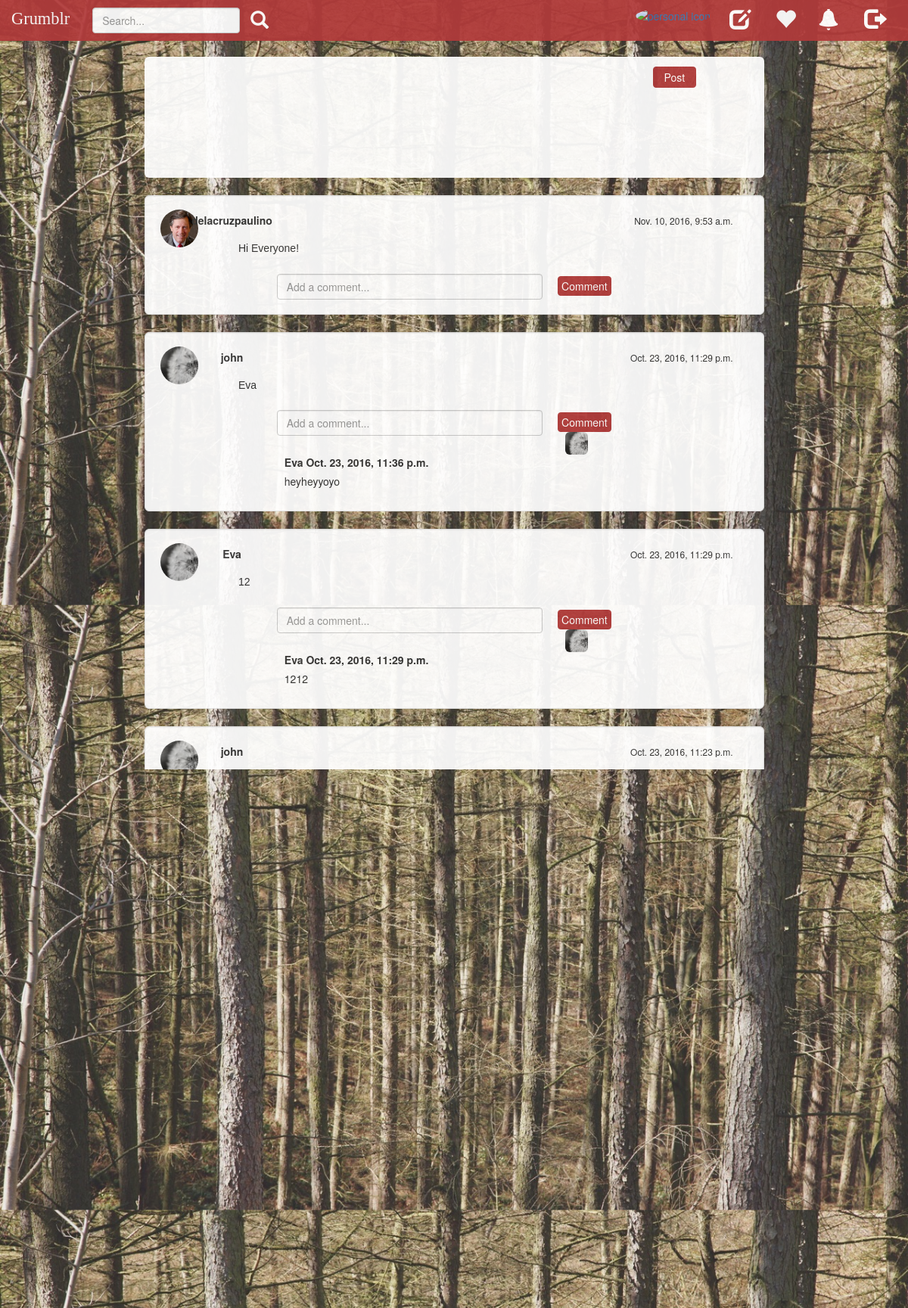
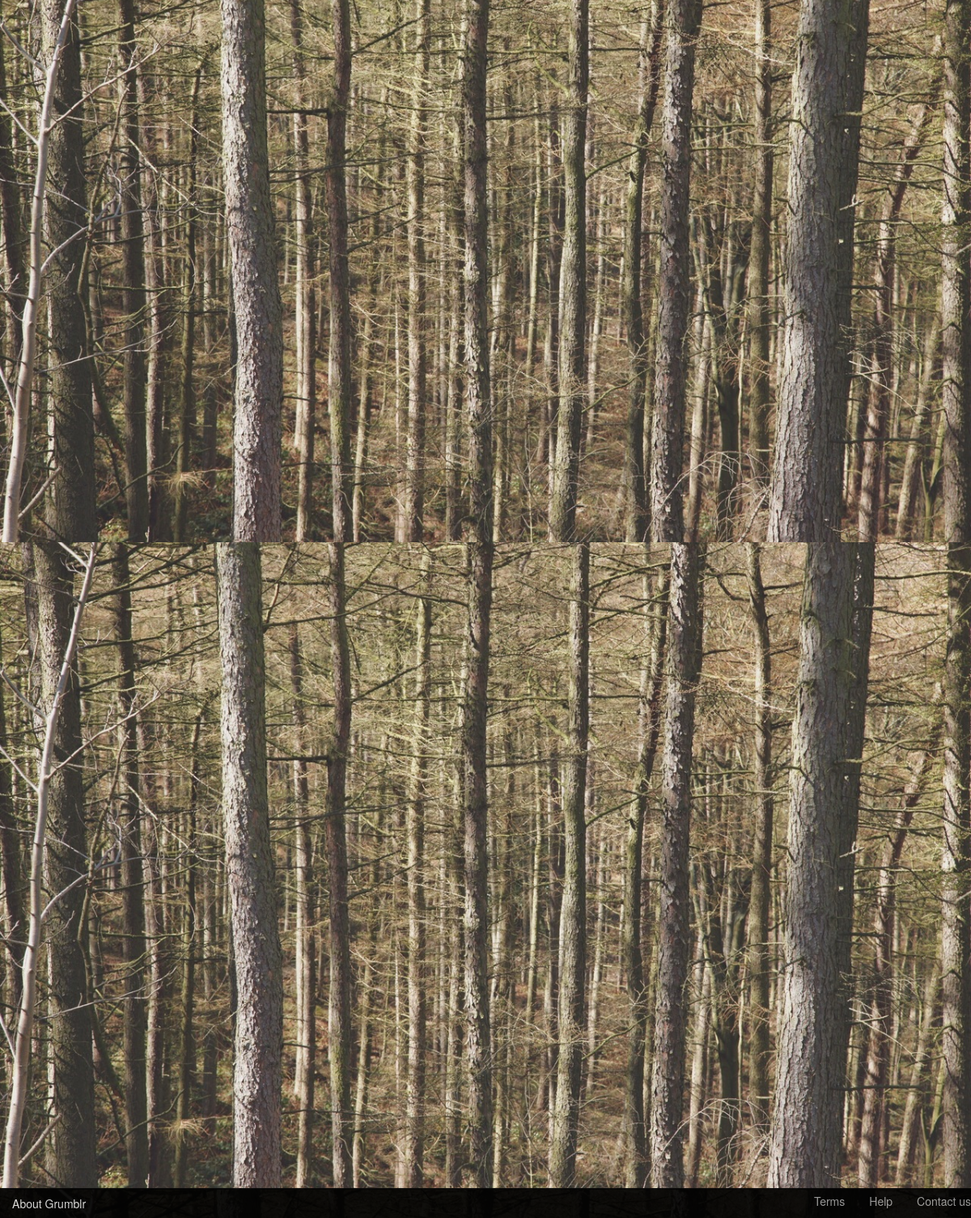
Screenshot of /profile/2 (signed in) with the database file from the repository (2 pictures, top to bottom).
### grumblr/models.py (models this page shows, shortened)
class Post(models.Model):
    text = models.CharField(max_length=42)
    user = models.ForeignKey(User)
    time = models.DateTimeField(auto_now_add=True, blank=True)

class Profile(models.Model):
    user = models.OneToOneField(
        User,
        on_delete=models.CASCADE,
        primary_key=True,
    )
    age = models.IntegerField(default=0,blank=True)
    bio = models.CharField(max_length=420, default='0',blank=True)
    picture = models.ImageField(upload_to="user-photos/",default='no-img.jpg',blank=True)
    follows = models.ManyToManyField('Profile', related_name='followed_by', symmetrical=False)

class Comment(models.Model):
    user = models.ForeignKey(User, related_name='comment_by')
    post = models.ForeignKey(Post, related_name='comment_of')
    content = models.CharField(max_length=200)
    time = models.DateTimeField(auto_now_add=True, blank=True)

### grumblr/views.py (the view)
# urls.py: url(r'^profile/(?P<id>\d+)$', views.profile, name='profile'),
@login_required
def profile(request, id):
    try:
        login_user = request.user
        current_user = User.objects.get(id=id)
        posts = Post.objects.filter(user=current_user).order_by('time').reverse()
        if login_user.profile in current_user.profile.followed_by.all():
            follow = 'unfollow'
        else:
            follow = 'follow'
        context = {'posts': posts, 'current_user': current_user, 'follow': follow}
        return render(request, "profile.html", context)
    except ObjectDoesNotExist:
        posts = Post.objects.filter().order_by('time').reverse()
        context = {'posts': posts}
        return render(request, "globalStream.html", context)

### templates/globalStream.html (shortened to what this page needs)
{% extends "base.html" %}
{% load staticfiles %}
{% block style %}
    <link href="{% static 'css/grumblr.css' %}" rel="stylesheet">
    <link href="{% static 'css/globalStream.css' %}" rel="stylesheet">
{% endblock %}
{% block navbar_header %}
    <a href=" " class="navbar-brand" href="#">Grumblr</a>
{% endblock %}
{% block navbar_right %}
    <ul class="nav navbar-nav navbar-right">
        <li>
            <div>
                <a href="{% url 'profile' user.id %}">
                    <img src="{{ user.profile.picture.url }}" class="img-circle" alt="personal icon" width="43"
                         height="43">
                </a>
            </div>
        </li>
        <li>
            <a type="button" class="btn btn-default btn-md btn-icon-left" href="{% url 'editProfile' %}">
                <span class="glyphicon glyphicon-edit" aria-hidden="true"></span>
            </a>
        </li>
        <li>
            <a type="button" class="btn btn-default btn-md btn-icon-left" href="{% url 'followStream' %}">
                <span class="glyphicon glyphicon-heart" aria-hidden="true"></span>
            </a>
        </li>
        <li>
            <button type="button" class="btn btn-default btn-md btn-icon-mid">
                <span class="glyphicon glyphicon-bell" aria-hidden="true"></span>
            </button>
        </li>
        <li>
            <a type="button" class="btn btn-default btn-md btn-icon-right" href="{% url 'userlogout' %}">
                <span class="glyphicon glyphicon-log-out" aria-hidden="true"></span>
            </a>
        </li>
    </ul>
{% endblock %}
{% block content %}
    <div id="submit_post" class="newpost-container">
        <form method="post" id="post_form" action="{% url 'post' %}">
            <div class="newpost-area">
                <button type="submit" name="post-form-button" class="btn btn-primary btn-post">Post</button>
            </div>
        </form>
    </div>
    <div id="global_post_list">
        {% for post in posts %}
            <div id="post-{{ post.id }}" class="well post-container">
                <a href="{% url 'profile' post.user.id %}" class="post-photo">
                    <img src="{{ post.user.profile.picture.url }}" class="img-circle" alt="personal icon" width="50"
                         height="50">
                </a>
                <div class="post-name">
                    <label>{{ post.user.username }}</label>
                </div>
                <div class="post-time">
                    <p>{{ post.time }}</p>
                </div>
                <div class="post-content">
                    <p>{{ post.text }}</p>
                </div>
                <div class="comments-container">
                    <form class="comment-form" method="post">
                        <br>
                        <div class="col-sm-9">
                            <input type="text" id="comment-input-{{ post.id }}" name="content" maxlength="200"
                                   placeholder="Add a comment..." class="form-control" required/>
                        </div>
                        <input type="submit" id="comment-btn-{{ post.id }}" class="btn btn-primary btn-comment" value="Comment">
                    </form>
                    <div class="container">
                        <ol id="comments-list-{{ post.id }}" class="comments-list">
                            {% for comment in post.comment_of.all %}
                                <li id="comment-{{ comment.id }}" class="comment">
                                    <div class="row">
                                        <div id="comment-userprofile" class="col-sm-1">
                                            <a href="{% url 'profile' comment.user.id %}" class="comment-photo">
                                                <img src="{{ comment.user.profile.picture.url }}" class="img-rounded"
                                                     alt="personal icon" width="30" height="30">
                                            </a>
                                        </div>
                                        <div class="col-sm-10 comment-text">
                                            <span><label id="comment-username">{{ comment.user.username }}</label></span>
                                            <span><label id="comment-time">{{ comment.time }}</label></span>
                                            <p id="comment-content">{{ comment.content }}</p>
                                        </div>
                                    </div>
                                </li>
                            {% endfor %}
                        </ol>
                    </div>
                    <br>
                </div>
            </div>
        {% endfor %}
    </div>
{% endblock %}

### static/css/grumblr.css (style rules this page uses)
body { padding-top: 40px; padding-bottom: 40px; background-color: #eee; }
.navbar-nav > li > a { padding-top: 5px !important; padding-bottom: 5px !important; }
.navbar-brand { color: white !important; font-size: 1.6em !important; font-family: 'Comic Sans MS' !important; }
.comments-container { text-align: left; overflow: hidden; position: relative; z-index: 1; padding-left: 2%; padding-right: 2%; width: 70%; margin-left: 15%; margin-right: 15%; margin-top: 3%; }

### static/css/globalStream.css (style rules this page uses)
body { background-image: url(../images/background.jpg); background-size: cover; height: 680px; opacity: 0.93; }
.img-circle { margin-top: 10%; margin-right: 10px; }
.btn-icon-left { background-color: transparent; border: none; outline: none; margin-top: 10%; margin-right: 2px; }
.btn-icon-mid { background-color: transparent; border: none; outline: none; margin-top: 10%; margin-right: 6px; }
.btn-icon-right { background-color: transparent; border: none; outline: none; margin-top: 6%; margin-right: 30px; }
.glyphicon-bell { color: white !important; font-size: 2em !important; }
.glyphicon-log-out { color: white !important; font-size: 2em !important; }
.glyphicon-edit { color: white !important; font-size: 2em !important; }
.glyphicon-heart { color: white !important; font-size: 2em !important; }
.newpost-container { text-align: left; overflow: hidden; position: relative; background-color: white; border-radius: 6px; z-index: 1; background-size: cover; padding-left: 2%; padding-right: 2%; height: 160px; width: 70%; margin-left: 15%; margin-right: 15%; margin-top: 3%; }
.newpost-area { padding-top: 5px; height: 160px; width: 100%; }
.btn-post { background: #B13B3B; padding: 3px 14px; border: 1px solid #B13B3B; color: white; margin-left: 84%; margin-top: 8px; }
.post-container { text-align: left; overflow: hidden; position: relative; background-color: white; border-radius: 6px; z-index: 1; background-size: cover; padding-left: 2%; padding-right: 2%; width: 70%; margin-left: 15%; margin-right: 15%; margin-top: 2%; }
.post-photo { position: absolute; z-index: 1; top: 12px; left: 50px; transform: translate(-50%, 0); }
.post-name { position: absolute; z-index: 1; top: 22px; left: 115px; transform: translate(-50%, 0); }
.post-time { position: absolute; z-index: 1; top: 24px; right: 40px; font-size: 12px; }
.post-content { position: relative; z-index: 1; top: 40px; left: 100px; right: 25px; font-family: "Arial"; font-weight: lighter !important; }
.comments-container { position: relative; z-index: 1; top: 20px; left: 5px; right: 5px; }
.btn-comment { background: #B13B3B; padding: 2px 4px; border: 1px solid #B13B3B; color: white; margin-left: 5px; margin-top: 3px; }
.comments-list { padding: 0; margin: 0; list-style-type: none; }
.comment { position: relative; }
.comment-text { position: relative; left: 10px; }

### rows the page displays
Post: user.profile.picture (picture), user.username "delacruzpaulino", time "Nov. 10, 2016, 9:53 a.m.", text "Hi Everyone!"
Post: user.profile.picture (placeholder picture), user.username "john", time "Oct. 23, 2016, 11:29 p.m.", text "Eva"
Comment: user.profile.picture (placeholder picture), user.username "Eva", time "Oct. 23, 2016, 11:36 p.m.", content "heyheyyoyo"
Post: user.profile.picture (placeholder picture), user.username "Eva", time "Oct. 23, 2016, 11:29 p.m.", text "12"
Comment: user.profile.picture (placeholder picture), user.username "Eva", time "Oct. 23, 2016, 11:29 p.m.", content "1212"
Post: user.profile.picture (placeholder picture), user.username "john", time "Oct. 23, 2016, 11:23 p.m.", text "hihihi"
Comment: user.profile.picture (placeholder picture), user.username "Eva", time "Oct. 23, 2016, 11:26 p.m.", content "hahahha"
Comment: user.profile.picture (placeholder picture), user.username "Eva", time "Oct. 23, 2016, 11:26 p.m.", content "hahhaa John"
Comment: user.profile.picture (picture), user.username "delacruzpaulino", time "Nov. 10, 2016, 9:55 a.m.", content "hey what's up?"
Comment: user.profile.picture (picture), user.username "delacruzpaulino", time "Nov. 10, 2016, 9:56 a.m.", content "hey what's up?"
Comment: user.profile.picture (picture), user.username "delacruzpaulino", time "Nov. 10, 2016, 9:56 a.m.", content "hey what's up?"
Comment: user.profile.picture (picture), user.username "delacruzpaulino", time "Nov. 10, 2016, 9:56 a.m.", content "hey what's up?"
Comment: user.profile.picture (picture), user.username "delacruzpaulino", time "Nov. 10, 2016, 9:56 a.m.", content "hey what's up?"
Comment: user.profile.picture (picture), user.username "delacruzpaulino", time "Nov. 10, 2016, 9:56 a.m.", content "hey what's up?"
Comment: user.profile.picture (picture), user.username "delacruzpaulino", time "Nov. 10, 2016, 9:56 a.m.", content "hey what's up?"
Comment: user.profile.picture (picture), user.username "delacruzpaulino", time "Nov. 10, 2016, 9:56 a.m.", content "hey what's up?"
Comment: user.profile.picture (picture), user.username "delacruzpaulino", time "Nov. 10, 2016, 9:56 a.m.", content "hey what's up?"
Post: user.profile.picture (placeholder picture), user.username "john", time "Oct. 23, 2016, 11:19 p.m.", text "Ohoohoh I recovered!"
Comment: user.profile.picture (placeholder picture), user.username "Eva", time "Oct. 23, 2016, 11:22 p.m.", content "Congrats! John"
Post: user.profile.picture (placeholder picture), user.username "Eva", time "Oct. 23, 2016, 11:18 p.m.", text "Hi John I am Eva"
Comment: user.profile.picture (placeholder picture), user.username "Eva", time "Oct. 23, 2016, 11:18 p.m.", content "Hi Eva"
Comment: user.profile.picture (placeholder picture), user.username "john", time "Oct. 23, 2016, 11:18 p.m.", content "Hi Eva"
Comment: user.profile.picture (placeholder picture), user.username "john", time "Oct. 23, 2016, 11:19 p.m.", content "Hi Eva this is John"
Post: user.profile.picture (placeholder picture), user.username "john", time "Oct. 23, 2016, 11:17 p.m.", text "today is a nice day!!"
Comment: user.profile.picture (placeholder picture), user.username "Eva", time "Oct. 23, 2016, 11:22 p.m.", content "yeah! no rains!"
Post: user.profile.picture (placeholder picture), user.username "john", time "Oct. 23, 2016, 11:15 p.m.", text "hi this is my first post"
Comment: user.profile.picture (placeholder picture), user.username "john", time "Oct. 23, 2016, 11:16 p.m.", content "hello everyone"
Comment: user.profile.picture (placeholder picture), user.username "john", time "Oct. 23, 2016, 11:16 p.m.", content "hello everyone"
Post: user.profile.picture (placeholder picture), user.username "john", time "Oct. 23, 2016, 11:14 p.m.", text "11"
Comment: user.profile.picture (placeholder picture), user.username "john", time "Oct. 23, 2016, 11:14 p.m.", content "22"
